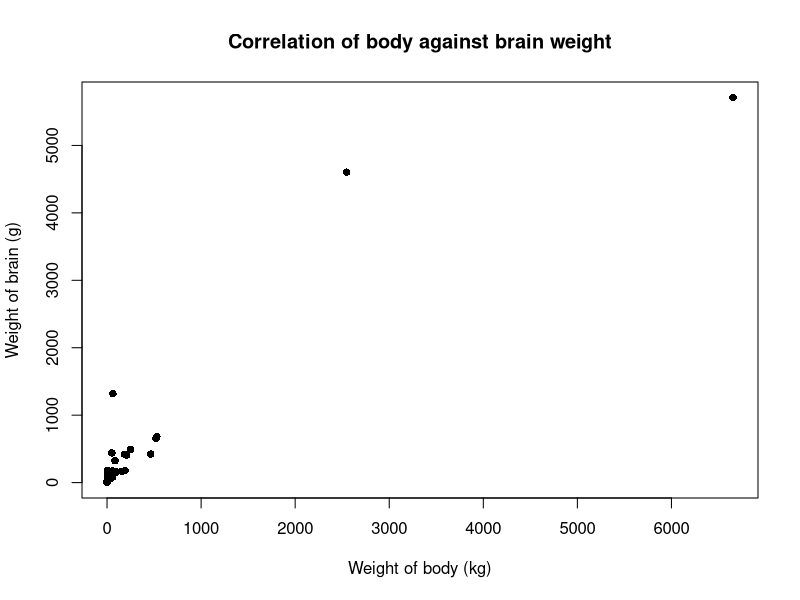
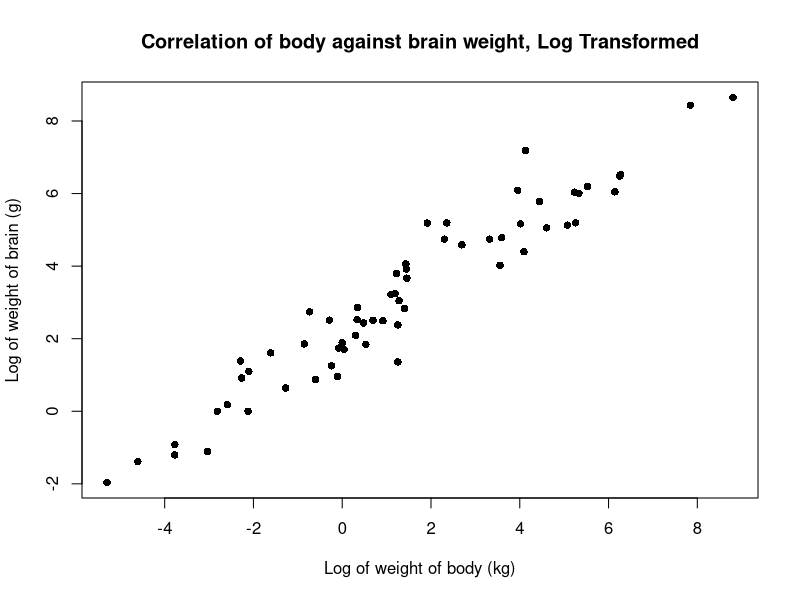
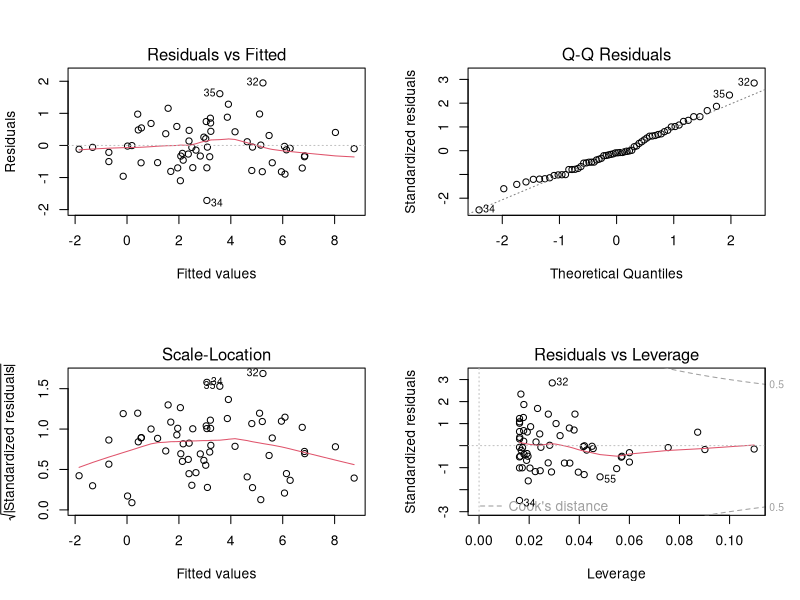

These charts were generated, in order, by the following R code: (Note: this script raises an error after producing the figures.)
## ---- chunk 1
## set working directory
require("knitr")
require("car")
## ---- chunk 2
brain <- read.table("brainweight.txt", header=TRUE)
## ---- chunk 3
plot(brain$brain~brain$body, xlab="Weight of body (kg)", ylab="Weight of brain (g)", main="Correlation of body against brain weight", col=1, pch=16)
## ---- chunk 4
brain$logbody <- log(brain$body)
brain$logbrain <- log(brain$brain)
plot(brain$logbrain~brain$logbody, xlab="Log of weight of body (kg)", ylab="Log of weight of brain (g)", main="Correlation of body against brain weight, Log Transformed", col=1, pch=16)
## ---- chunk 5
logbody <- brain$logbody
logbrain <- brain$logbrain
lmlog <- lm(logbrain~logbody, data=brain)
## ---- chunk 6
summary(lmlog)
par(mfrow=c(2,2))
plot(lmlog)

# brain2 <- brain[-34,]
# logbody <- brain2$logbody
# logbrain <- brain2$logbrain
# lmlog2 <- lm(logbrain~logbody, data=brain2)
# summary(lmlog2)
# par(mfrow=c(2,2))
# plot(lmlog2)
## ---- chunk 7
# Estimate, Standard Error, t-value, and multiple R-squared


# Plot 95% confidence intervals for the regression line
par(mfrow = c(1,1))
logbody.new <- seq(min(logbody), max(logbody), by=0.1)
pred.logbody <- data.frame(logbody = logbody.new)
range.pred <- predict(lmlog2, newdata = pred.logbody, interval = "confidence")
plot(logbrain~logbody, brain, pch = 19)
lines(logbody.new, range.pred[,1], lw = 2)
lines(logbody.new, range.pred[,2], col = 2, lw = 2)
lines(logbody.new, range.pred[,3], col = 2, lw = 2)

# Plot 95% prediction intervals using function matlines
range.pred <- predict(lmlog2, newdata = pred.logbody, interval = "prediction")
matlines(logbody.new, range.pred[,2:3], lty = 2, col = 3, lw = 2)

# Add legend
legend("topleft", legend = c("confidence interval","prediction interval"), 
       col = c(2,3), lty = c(1,2))
